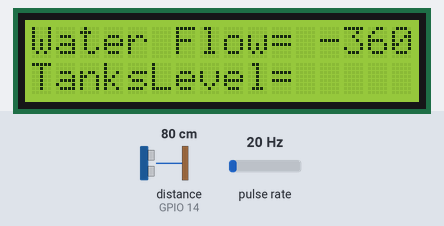
This sketch was run on a simulated ESP8266 (NodeMCU). Parts: 16×2 character LCD. Wiring (inferred from the names in the program): ultrasonic range finder: trigger GPIO 12; echo GPIO 14; pulse sensor: data GPIO 2. The test bench sets the inputs (shaded band); at power-on: distance to the obstacle (sensor on GPIO 14) 80 cm, pulse rate 20 Hz. The echo pulse lasts 58.3 µs per cm; WiFi joins after 1.5 s; servers stay silent unless stated; no MQTT or app messages arrive unless stated; what the sketch prints to the serial monitor is not drawn.

Above: at 2.8 s.
2.9 s: distance to the obstacle (sensor on GPIO 14) set to 2 cm
At 4.0 s:
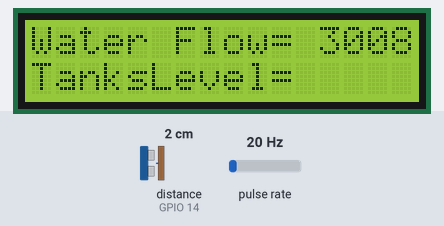
6.2 s: pulse rate (sensor on GPIO 2) set to 4 Hz
At 9.2 s:
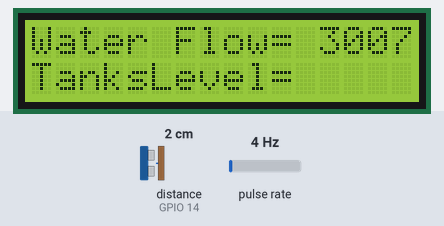
9.3 s: distance to the obstacle (sensor on GPIO 14) set to 35 cm
At 10.6 s:
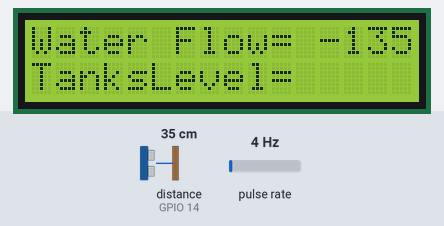
12.4 s: distance to the obstacle (sensor on GPIO 14) set to 4 cm
At 13.6 s:
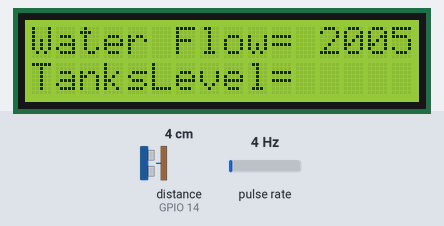
15.5 s: pulse rate (sensor on GPIO 2) set to 50 Hz
At 16.9 s:
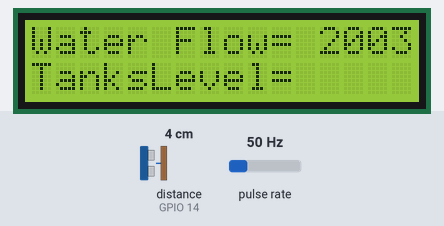
18.6 s: pulse rate (sensor on GPIO 2) set to 100 Hz
At 20.0 s:
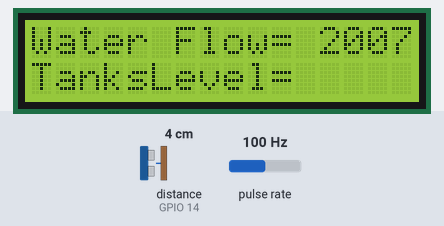
Timing chart, 0 to 21.6 s (numbered marks = the images above; inputs shaded):
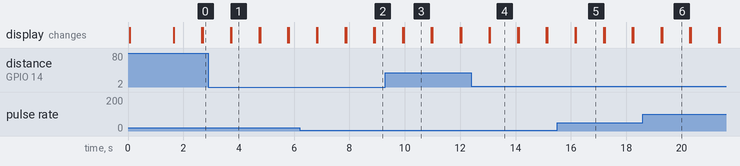

Measured:
- after the input at 2.9 s, the display: first differs from a run without the input after 0.84 s (image 1)
- after the input at 12.4 s, the display: first differs from a run without the input after 0.67 s (image 4)
- what the display in image 1 shows lasts 1.0 s, from 3.7 s to 4.7 s

The sketch:

WaterFlowMeter.ino
```cpp
#include <ESP8266WiFi.h>
#include <PubSubClient.h>
#include <Wire.h>
#include <LiquidCrystal_I2C.h>
// set the LCD number of columns and rows
int lcdColumns = 16;
int lcdRows = 2;

const char *ssid = "Zero-4G";
const char *pass = "Asdf12g34h";

const char* mqtt_server = "54.250.207.187";
const char* mqttUser = "kh";
const char* mqttPassword = "12345678";

LiquidCrystal_I2C lcd(0x27, lcdColumns, lcdRows);
#define SENSOR  2 //D4
#define trig  12//trigger pin of ultrasonic sensor D6
#define echo   14 //Echo pin of ultrasonic sensor D5
long currentMillis = 0;
long previousMillis = 0;
int interval = 1000;
float calibrationFactor = 4.5;
volatile byte pulseCount;
byte pulse1Sec = 0;
float flowRate;
unsigned long flowMilliLitres;
unsigned int totalMilliLitres;
float flowLitres;
float totalLitres;
//////////////TANK LEVEL//////////
//Change   the values below to calibrate the meter
int MinLevel = 5; //This is the sensor   reading when the tank is empty
int MaxLevel = 7; //This is the sensor reading   when the tank is full
long dist_1 = 0;
long dist_2 = 0;


/////////////////////////////////
void IRAM_ATTR pulseCounter()
{
  pulseCount++;
}

WiFiClient espClient;
PubSubClient client(espClient);

void setup()
{
  Serial.begin(115200);

  pinMode(SENSOR, INPUT_PULLUP);
  pinMode(trig, OUTPUT);
  pinMode(echo,   INPUT);

  pulseCount = 0;
  flowRate = 0.0;
  flowMilliLitres = 0;
  totalMilliLitres = 0;
  previousMillis = 0;
  // initialize LCD
  lcd.init();
  // turn on LCD backlight
  lcd.backlight();

  attachInterrupt(digitalPinToInterrupt(SENSOR), pulseCounter, FALLING);

  WiFi.begin (ssid,pass);
  while (WiFi.status() != WL_CONNECTED) {
  delay(500);
  Serial.println("Connecting to WiFi..");
  }
  Serial.println ("Connected to the WiFi network");
  client.setServer(mqtt_server, 1883);
  while (!client.connected()){
    Serial.println("Connecting to MQTT ...");
    if (client.connect("ESP8266Client", mqttUser, mqttPassword ))
    {
      Serial.println("Connected");
    } else {
      Serial.print("failed with state");
      Serial.print(client.state());
      delay(1000);
      }
    }
}

void loop()
{

  client.loop();

  currentMillis = millis();
  // set cursor to first column, first row
  lcd.setCursor(0, 0);

  if (currentMillis - previousMillis > interval)
  {

    pulse1Sec = pulseCount;
    pulseCount = 0;

    // Because this loop may not complete in exactly 1 second intervals we calculate
    // the number of milliseconds that have passed since the last execution and use
    // that to scale the output. We also apply the calibrationFactor to scale the output
    // based on the number of pulses per second per units of measure (litres/minute in
    // this case) coming from the sensor.
    flowRate = ((1000.0 / (millis() - previousMillis)) * pulse1Sec) / calibrationFactor;
    previousMillis = millis();

    // Divide the flow rate in litres/minute by 60 to determine how many litres have
    // passed through the sensor in this 1 second interval, then multiply by 1000 to
    // convert to millilitres.
    flowMilliLitres = (flowRate / 60) * 1000;
    flowLitres = (flowRate / 60);

    // Add the millilitres passed in this second to the cumulative total
    totalMilliLitres += flowMilliLitres;
    totalLitres += flowLitres;
    // print message
    lcd.print("Water Flow= ");
    lcd.setCursor(12, 0);
    lcd.print(flowRate);
    client.publish("flow", String(flowRate).c_str());
    // Print the flow rate for this second in litres / minute
    Serial.print("Flow rate: ");
    Serial.print(float(flowRate));  // Print the integer part of the variable
    Serial.print("L/min");
    Serial.print("\t");       // Print tab space


    // Print the cumulative total of litres flowed since starting

    client.publish("flowTotal", String(totalLitres).c_str());
    Serial.print("Output Liquid Quantity: ");
    Serial.print(totalMilliLitres);
    Serial.print("mL / ");
    Serial.print(totalLitres);
    Serial.println("L");
  }
  ////////////TANK LEVEL//////////////////////

  // Standerd code for getting value from the ultrasonic   sensor
   digitalWrite(trig, LOW);
   delayMicroseconds(5);
   digitalWrite(trig,   HIGH);
   delayMicroseconds(10);
   digitalWrite(trig, LOW);
   // Reads the echoPin, returns the sound wave travel time in microseconds
   // Calculate the distance
    dist_1 = ( pulseIn(echo, HIGH))*0.034/2;
    int sent = map (dist_1, MinLevel, MaxLevel, 100, 0);
    lcd.setCursor(0,1);
    lcd.print("TanksLevel=");
    lcd.setCursor(12, 0);
    lcd.print(sent);
    client.publish("tank", String(sent).c_str());
    delay(1000);
    lcd.clear();
  }
```
